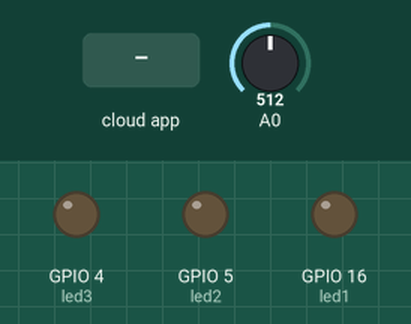
A sketch run on a simulated ESP8266 (NodeMCU). Parts: output pins drawn as LEDs (lit = HIGH). Inputs (shaded band) come from the test bench; at power-on: A0 = 512.

Above: at 2.7 s.
2.8 s: the phone or cloud app sets 1 to 1
At 4.4 s:
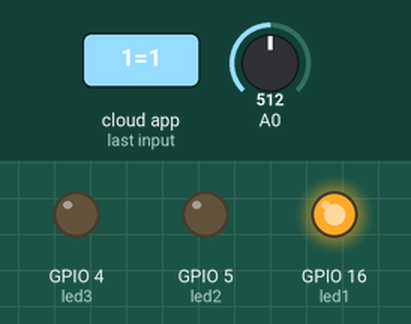
5.0 s: the phone or cloud app sets 2 to 1
At 5.9 s:
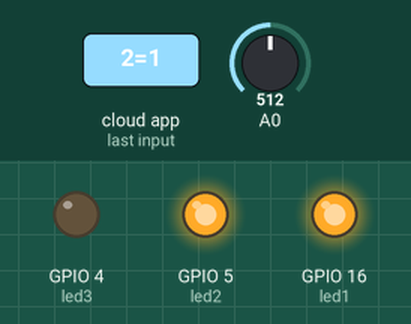
7.0 s: the phone or cloud app sets 3 to 1
At 8.7 s:
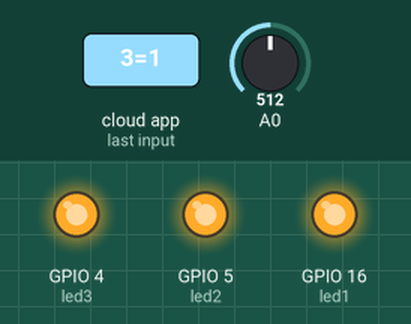
9.0 s: the phone or cloud app sets 1 to 0
At 10.3 s:
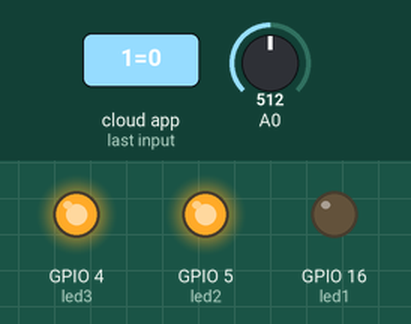
11.0 s: the phone or cloud app sets 2 to 0
At 11.8 s:
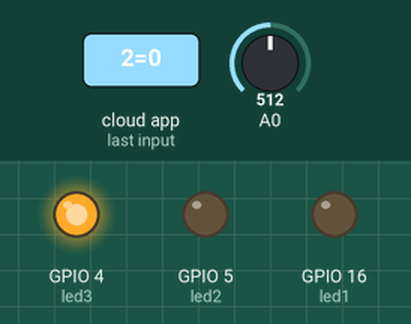
13.0 s: the phone or cloud app sets 1 to 1
At 14.6 s:
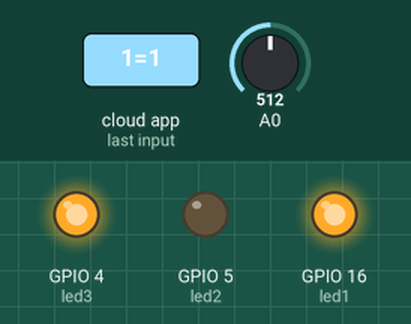
Timing chart, 0 to 16.0 s (numbered marks = the images above; inputs shaded):
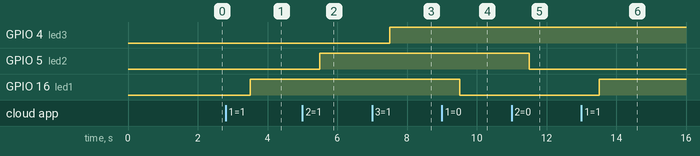

Measured:
- after the input at 2.8 s, GPIO 16 (led1): LOW → HIGH after 0.70 s
- after the input at 5.0 s, GPIO 5 (led2): LOW → HIGH after 0.51 s
- after the input at 7.0 s, GPIO 4 (led3): LOW → HIGH after 0.51 s
- after the input at 9.0 s, GPIO 16 (led1): HIGH → LOW after 0.51 s
- after the input at 11.0 s, GPIO 5 (led2): HIGH → LOW after 0.51 s
- after the input at 13.0 s, GPIO 16 (led1): LOW → HIGH after 0.51 s

The sketch:

leds_fotorresistor_cayenne.ino
```cpp
//Controlling Led with fotorresistor via Cayenne Platform, using ESP8266
//#define CAYENNE_DEBUG
#define CAYENNE_PRINT Serial
#include <CayenneMQTTESP8266.h>
#define led1 16
#define led2 5
#define led3 4
int adc=0;
// WiFi network info.
char ssid[] = "INFINITUMD20D";
char wifiPassword[] = "3055301498";
// Cayenne authentication info. This should be obtained from the Cayenne Dashboard.
char username[] = "3a47d1c0-e09e-11e8-a254-e163efaadfe8";
char password[] = "804e6815f14223606925099cbafa5645d12a4186";
char clientID[] = "af47ebe0-e5f3-11e8-8cb9-732fc93af22b";
void setup() {
Serial.begin(9600);
  Cayenne.begin(username, password, clientID, ssid, wifiPassword);
  pinMode(led1,OUTPUT);
  pinMode(led2,OUTPUT);
  pinMode(led3,OUTPUT);
}
void loop() {
  Cayenne.loop();
  adc=analogRead(A0);
  Cayenne.virtualWrite(0,adc/4);
}
CAYENNE_IN(1){
  int state1=getValue.asInt();
  digitalWrite(led1,state1);
}
CAYENNE_IN(2){
  int state2=getValue.asInt();
  digitalWrite(led2,state2);
}

CAYENNE_IN(3){
  int state3=getValue.asInt();
  digitalWrite(led3,state3);
}
```
